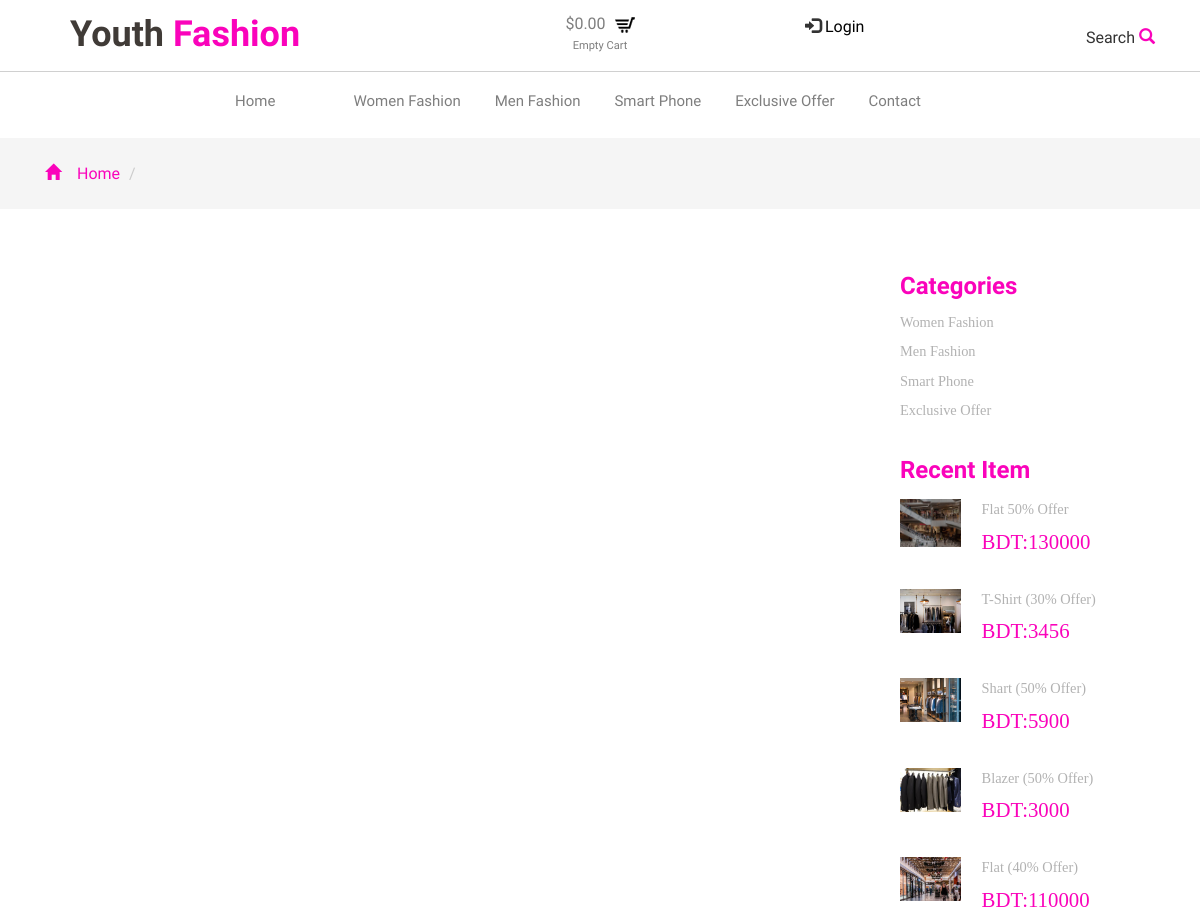
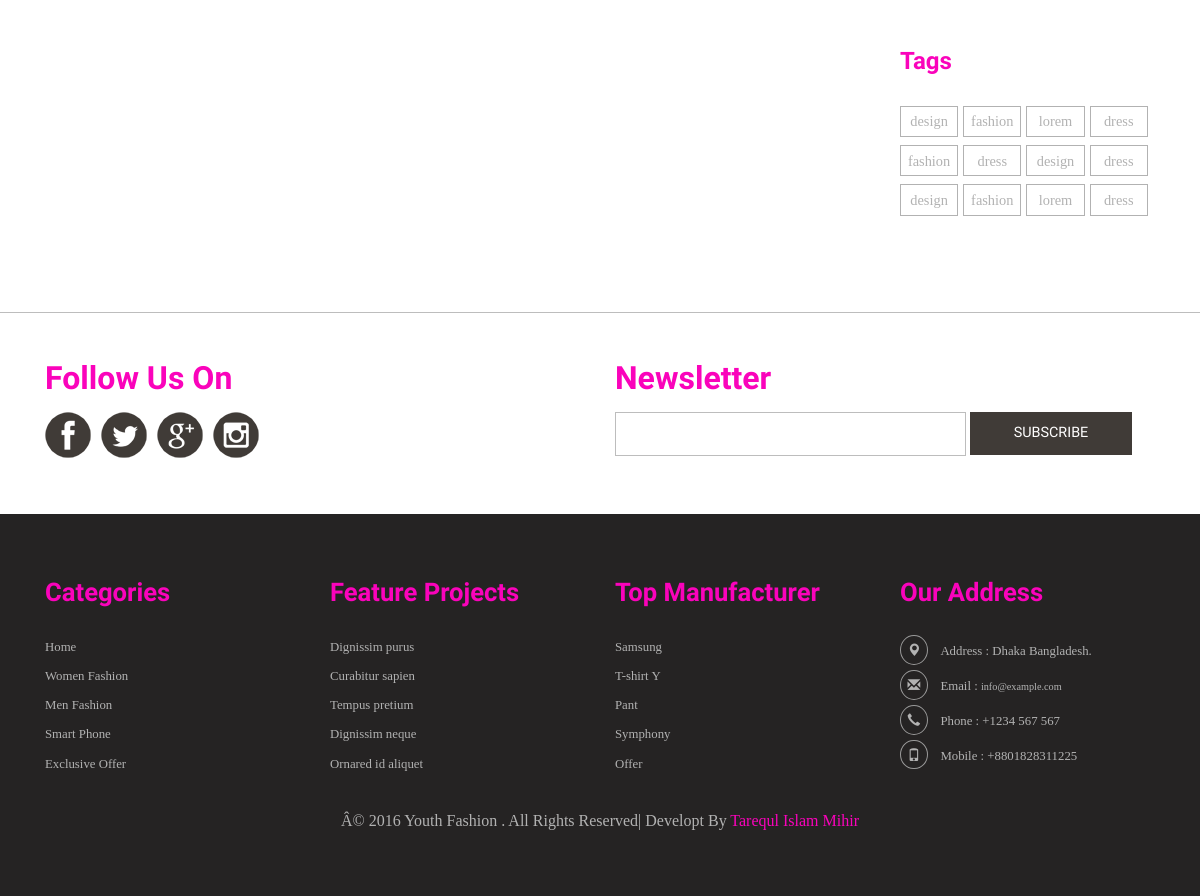
The app's page /category.php with its own data (2 pictures, top to bottom).
### tables this page shows
CREATE TABLE IF NOT EXISTS `tbl_category` (
  `category_id` int(3) NOT NULL AUTO_INCREMENT,
  `category_name` varchar(100) NOT NULL,
  `category_description` text NOT NULL,
  `publication_status` tinyint(1) NOT NULL,
  PRIMARY KEY (`category_id`)
);

CREATE TABLE IF NOT EXISTS `tbl_product` (
  `product_id` int(11) NOT NULL AUTO_INCREMENT,
  `product_name` varchar(200) NOT NULL,
  `category_id` int(3) NOT NULL,
  `manufacturer_id` int(3) NOT NULL,
  `product_price` float NOT NULL,
  `stock_quantity` int(7) NOT NULL,
  `product_sku` varchar(5) NOT NULL,
  `product_short_description` text NOT NULL,
  `product_long_description` text NOT NULL,
  `product_image` text NOT NULL,
  `publication_status` tinyint(1) NOT NULL,
  PRIMARY KEY (`product_id`)
);

CREATE TABLE IF NOT EXISTS `tbl_manufacturer` (
  `manufacturer_id` int(3) NOT NULL AUTO_INCREMENT,
  `manufacturer_name` varchar(100) NOT NULL,
  `manufacturer_description` text NOT NULL,
  `publication_status` tinyint(1) NOT NULL,
  PRIMARY KEY (`manufacturer_id`)
);

CREATE TABLE IF NOT EXISTS `tbl_other` (
  `other_id` int(3) NOT NULL,
  `facebook` varchar(256) NOT NULL,
  `google_plus` varchar(256) NOT NULL,
  `linked_in` varchar(256) NOT NULL,
  `twitter` varchar(256) NOT NULL,
  `copyright` text NOT NULL,
  `address` text NOT NULL,
  `email` varchar(256) NOT NULL,
  `phone` varchar(15) NOT NULL,
  `mobile` varchar(15) NOT NULL,
  PRIMARY KEY (`other_id`)
);

### category.php (called while the page is built, shortened)
<?php
include './index.php';

### classes/application.php (called while the page is built, shortened)
<?php
class Application {
    private $db_connect;
    public function __construct() {
        $host_name= 'localhost';
        $user_name='root';
        $password='';
        $db_name="db_youth_fashion";
        $this->db_connect=mysqli_connect($host_name, $user_name, $password, $db_name);
    }
    public function select_all_published_category_info(){
        $sql="SELECT *FROM tbl_category WHERE publication_status=1";
        if(mysqli_query($this->db_connect,$sql)){
            $cquery_result=mysqli_query($this->db_connect, $sql);
            return $cquery_result;
        }  else {
            die('Query Problem'.mysqli_error($this->db_connect));
        }
    }
    public function select_all_manufacturer_published_info(){
        $sql="SELECT *FROM tbl_manufacturer WHERE publication_status=1";
        if(mysqli_query($this->db_connect,$sql)){
            $query_result=mysqli_query($this->db_connect, $sql);
            return $query_result;
        }  else {
            die('Query Problem'.mysqli_error($this->db_connect));
        }
    }
    public function select_recent_published_product(){
        $sql="SELECT *FROM tbl_product WHERE publication_status=1 ORDER BY product_id DESC LIMIT 5";
        if(mysqli_query($this->db_connect,$sql)){
            $query_resultp=mysqli_query($this->db_connect, $sql);
            return $query_resultp;
        }  else {
            die('Query Problem'.mysqli_error($this->db_connect));
        }
    }
}

### classes/super_admin.php (called while the page is built, shortened)
<?php
class Super_admin {
    private $db_connect;
    public function __construct() {
        $host_name= 'localhost';
        $user_name='root';
        $password='';
        $db_name="db_youth_fashion";
        $this->db_connect=mysqli_connect($host_name, $user_name, $password, $db_name);
    }
    public function select_configaration_info(){
      $sql="SELECT *FROM tbl_other";
        if(mysqli_query($this->db_connect, $sql)) {
           $cnquery_result=mysqli_query($this->db_connect, $sql);
            return $cnquery_result;
        }else {
            die('Query problem'.mysqli_error($this->db_connect));
        }
    }
}

### pages/category_content.php (the view, shortened to what this page needs)
<?php
$cquery_result=$obj_app->select_all_published_category_info();
$query_resultp=$obj_app->select_recent_published_product();
?>
<div class="breadcrumbs">
    <div class="container">
        <ol class="breadcrumb breadcrumb1 animated wow slideInLeft animated" data-wow-delay=".5s" style="visibility: visible; animation-delay: 0.5s; animation-name: slideInLeft;">
            <li><a href="index.php"><span class="glyphicon glyphicon-home" aria-hidden="true"></span>Home</a></li>
            <li class="active"></li>
        </ol>
    </div>
</div>
<div class="products" style="font-family: Comic Sans MS;">
    <div class="container">
        <div class="col-md-9">
        </div>
        <div class="col-md-3 product-bottom">
            <div class=" rsidebar span_1_of_left">
                <h3 class="cate">Categories</h3>
                <ul class="menu-drop">
                    <?php while ($category_info=mysqli_fetch_assoc($cquery_result)){ ?>
                    <li class="item1"><a href="category.php?id=<?php echo $category_info['category_id'];?>"><?php echo $category_info['category_name'];?> </a></li>
                    <?php } ?>
                </ul>
            </div>
            <div class="product-bottom">
                <h3 class="cate">Recent Item</h3>
                <?php while ($recent_product=mysqli_fetch_assoc($query_resultp)){?>
                <div class="product-go">
                    <div class=" fashion-grid">
                        <a href="#"><img class="img-responsive " src="assets/<?php echo $recent_product['product_image']; ?>" alt=""></a>
                    </div>
                    <div class=" fashion-grid1">
                        <h6 class="best2"><a href="product_details.php?id=<?php echo $recent_product['product_id']; ?>" ><?php echo $recent_product['product_name']; ?></a></h6>
                        <span class=" price-in1">BDT:<?php echo $recent_product['product_price']; ?></span>
                    </div>
                    <div class="clearfix"> </div>
                </div>
                <?php }?>
            </div>
            <div class="tag">
                <h3 class="cate">Tags</h3>
                <div class="tags">
                    <ul>
                        <li><a href="#">design</a></li>
                        <li><a href="#">fashion</a></li>
                        <li><a href="#">lorem</a></li>
                        <li><a href="#">dress</a></li>
                        <li><a href="#">fashion</a></li>
                        <li><a href="#">dress</a></li>
                        <li><a href="#">design</a></li>
                        <li><a href="#">dress</a></li>
                        <li><a href="#">design</a></li>
                        <li><a href="#">fashion</a></li>
                        <li><a href="#">lorem</a></li>
                        <li><a href="#">dress</a></li>
                        <div class="clearfix"> </div>
                    </ul>
                </div>
            </div>
        </div>
        <div class="clearfix"> </div>
    </div>
</div>

### include/header_bottom.php (shortened to what this page needs)
<?php
    $cquery_result=$obj_app->select_all_published_category_info();
?>
<div class="container">
    <div class="head-top">
        <div class="n-avigation">
            <nav class="navbar nav_bottom" role="navigation">
                <div class="navbar-header nav_2">
                </div>
                <div class="collapse navbar-collapse" id="bs-megadropdown-tabs">
                    <ul class="nav navbar-nav nav_1">
                        <li><a href="index.php">Home</a></li>
                         <?php while ($category_info=mysqli_fetch_assoc($cquery_result)){ ?>
                        <li class="last"><a href="category.php?id=<?php echo $category_info['category_id'];?>"><?php echo $category_info['category_name'];?></a></li>
                         <?php } ?>
                        <li><a href="contact.php">Contact</a></li>
                    </ul>
                </div>
            </nav>
        </div>
        <link href="assets/front_end_essets/css/popuo-box.css" rel="stylesheet" type="text/css" media="all"/>
    </div>
</div>

### include/footer_bottom.php
<?php
$cquery_result=$obj_app->select_all_published_category_info();
$query_result=$obj_app->select_all_manufacturer_published_info();
$cnquery_result=$obj_super_admin->select_configaration_info();
$configaration_info=mysqli_fetch_assoc($cnquery_result);
?>
<div class="footer-bottom" style="font-family: Comic Sans MS;">
    <div class="container">
        <div class="col-md-3 footer-bottom-cate animated wow fadeInLeft" data-wow-delay=".5s">
            <h6>Categories</h6>
            <ul>
                <li><a href="index.php">Home</a></li>
                <?php while ($category_info=mysqli_fetch_assoc($cquery_result)){ ?>
                    <li><a href="category.php?id=<?php echo $category_info['category_id'];?>"><?php echo $category_info['category_name'];?> </a></li>
                <?php } ?>
            </ul>
        </div>
        <div class="col-md-3 footer-bottom-cate animated wow fadeInLeft" data-wow-delay=".5s">
            <h6>Feature Projects</h6>
            <ul>
                <li><a href="#">Dignissim purus</a></li>
                <li><a href="#">Curabitur sapien</a></li>
                <li><a href="#">Tempus pretium</a></li>
                <li><a href="#">Dignissim neque</a></li>
                <li><a href="#">Ornared id aliquet</a></li>
            </ul>
        </div>
        <div class="col-md-3 footer-bottom-cate animated wow fadeInRight" data-wow-delay=".5s">
            <h6>Top Manufacturer</h6>
            <ul>
                <?php while ($manufacturer_info=  mysqli_fetch_assoc($query_result)) {?>
                <li><a href="products.php"><?php echo $manufacturer_info['manufacturer_name']; ?></a></li>
                <?php }?>
            </ul>
        </div>
        <div class="col-md-3 footer-bottom-cate cate-bottom animated wow fadeInRight" data-wow-delay=".5s">
            <h6>Our Address</h6>
            <ul>
                <li><i class="glyphicon glyphicon-map-marker" aria-hidden="true"></i>Address : <?php echo $configaration_info['address'];?></li>
                <li><i class="glyphicon glyphicon-envelope" aria-hidden="true"></i>Email : <a href="<?php echo $configaration_info['email'];?>"><?php echo $configaration_info['email'];?></a></li>
                <li><i class="glyphicon glyphicon-earphone" aria-hidden="true"></i>Phone : <?php echo $configaration_info['phone'];?></li>
                <li><i class="glyphicon glyphicon-phone" aria-hidden="true"></i>Mobile : <?php echo $configaration_info['mobile'];?></li>
            </ul>
        </div>
        <div class="clearfix"> </div>
        <p class="footer-class animated wow fadeInUp animated" data-wow-delay=".5s" style="visibility: visible; animation-delay: 0.5s; animation-name: fadeInUp;"><?php echo $configaration_info['copyright'];?>| Developt By <a href="http://facebook.com/mstarequlislam" target="_blank">Tarequl Islam Mihir</a> </p>
    </div>
</div>

### assets/front_end_essets/css/style.css (style rules this page uses)
html,body { background:#fff; font-size: 100%; font-family: 'Roboto-Regular'; }
body a { transition:0.5s all; -webkit-transition:0.5s all; -moz-transition:0.5s all; -o-transition:0.5s all; -ms-transition:0.5s all; }
ul { padding: 0; margin: 0; }
h1,h2,h3,h4,h5,h6,label,p { margin:0; }
.head-top { padding: 0.5em 0; }
.navbar { min-height:100%; margin-bottom:0; }
.navbar-nav { margin:0 auto; width:100%; }
.navbar-nav > li > a { padding: 10px 15px; text-align: center; color: #fff; font-weight: 100; font-size: 15px; }
.nav_bottom { background:none; }
ul.nav_1 { text-align: center; }
ul.nav_1 li { margin-right: 44px; float: none; display: inline-block; }
ul.nav_1 li a { color: #7e7e7e; }
ul.nav_1 li.last { margin-right:0; }
.navbar { position: relative; min-height: 50px; margin-bottom: 0px; border: 1px solid transparent; }
i.glyphicon.glyphicon-phone { margin: 0 4% 0 0; }
.glyphicon { line-height: normal; }
.footer-bottom-cate h6 { font-size: 1.6em; color: #fa03bb; margin: 0 0 1em; font-family: 'Poiret One', cursive; font-weight:700; }
.footer-bottom-cate ul { padding: 0; margin: 0; }
.footer-bottom-cate ul li { list-style: none; padding: 0.2em 0; }
.footer-bottom-cate ul li a { text-decoration:none; font-size: 0.8em; color: #B2B2B2; }
.cate-bottom ul li { font-size:0.8em; color: #B2B2B2; }
p.footer-class { font-size: 1em; color: #B2B2B2; margin: 2em 0 0; text-align:center; }
p.footer-class a { text-decoration:none; color: #fa03bb; }
.footer-bottom { padding: 4em 0; background:#252323; }
.footer-bottom-cate.cate-bottom ul li i { border: 1px solid #999; padding: .5em; border-radius: 100%; -webkit-border-radius: 100%; -moz-border-radius: 100%; -o-border-radius: 100%; -ms-border-radius: 100%; margin-right: 1em; }
.breadcrumb1 li span { left: 0em; padding-right: 1em; color: #fa03bb; }
.breadcrumbs { padding: 1.5em 0 !important; background: #f5f5f5 !important; }
.breadcrumb { padding: 0px 15px; margin-bottom: 0 !important; }
.breadcrumb1 li a { color: #fa03bb; text-decoration: none; }
.breadcrumb > .active { color: #777; }
.breadcrumb1 li { font-size: 1em; color: #999; }
.products { padding: 4em 0; }
h3.cate { color: #fa03bb; font-size: 1.5em; font-family: 'Poiret One', cursive; font-weight: 700; }
.rsidebar.span_1_of_left { margin-bottom: 2em; }
.menu-drop { width: auto; height: auto; padding: 0; list-style: none; margin: 0.5em 0; }
.menu-drop > li > a { width: 100%; margin: 0.3em 0; display:inline-block; position: relative; color: #B2B2B2; font-size: 0.9em; text-decoration:none; }
.fashion-grid { float:left; width: 24%; }
.fashion-grid1 { float: right; width: 68%; }
h6.best2 { font-size: 0.9em; line-height: 1.5em; }
h6.best2 a { color:#B2B2B2; text-decoration: none; }
span.price-in1 { font-size: 1.3em; padding: 0.3em 0 0; display: block; color:#fa03bb; }
.product-go { padding: 1em 0; }
.tag { padding: 2em 0; }
.tags { padding: 1.5em 0 0; }
.tags ul li { display: inline-block; float:left; width: 22.8%; margin: 0.5em 2% 0 0; text-align: center; }
.tags li a { font-size: 0.9em; display:block; padding: 0.3em 0.4em; text-decoration: none; color: #B2B2B2; border: 1px solid #B2B2B2; }
.tags ul li:nth-child(4),.tags ul li:nth-child(8),.tags ul li:nth-child(12) { margin:0.5em 0 0; }

### records on screen
tbl_category: category_name "Women Fashion"
tbl_category: category_name "Men Fashion"
tbl_category: category_name "Smart Phone"
tbl_category: category_name "Exclusive Offer"
tbl_product: product_image (picture), product_name "Flat 50% Offer", product_price "130000"
tbl_product: product_image (picture), product_name "T-Shirt (30% Offer)", product_price "3456"
tbl_product: product_image (picture), product_name "Shart (50% Offer)", product_price "5900"
tbl_product: product_image (picture), product_name "Blazer (50% Offer)", product_price "3000"
tbl_product: product_image (picture), product_name "Flat (40% Offer)", product_price "110000"
tbl_manufacturer: manufacturer_name "Samsung"
tbl_manufacturer: manufacturer_name "T-shirt Y"
tbl_manufacturer: manufacturer_name "Pant"
tbl_manufacturer: manufacturer_name "Symphony"
tbl_manufacturer: manufacturer_name "Offer"
tbl_other: address "Dhaka Bangladesh.", email "info@example.com", phone "+1234 567 567", mobile "+8801828311225", copyright "Â© 2016 Youth Fashion . All Rights Reserved"
